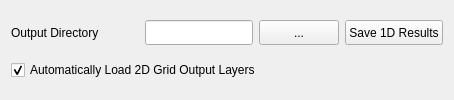
           <widget class="QWidget" name="tabOutputOptions">
            <attribute name="title">
             <string>Output Options</string>
            </attribute>
            <layout class="QVBoxLayout" name="verticalLayout_4">
             <item>
              <layout class="QHBoxLayout" name="horizontalLayout">
               <property name="sizeConstraint">
                <enum>QLayout::SetNoConstraint</enum>
               </property>
               <property name="bottomMargin">
                <number>0</number>
               </property>
               <item>
                <widget class="QLabel" name="label_10">
                 <property name="minimumSize">
                  <size>
                   <width>0</width>
                   <height>25</height>
                  </size>
                 </property>
                 <property name="maximumSize">
                  <size>
                   <width>16777215</width>
                   <height>25</height>
                  </size>
                 </property>
                 <property name="text">
                  <string>Output Directory</string>
                 </property>
                </widget>
               </item>
               <item>
                <spacer name="horizontalSpacer_2">
                 <property name="orientation">
                  <enum>Qt::Horizontal</enum>
                 </property>
                 <property name="sizeHint" stdset="0">
                  <size>
                   <width>40</width>
                   <height>25</height>
                  </size>
                 </property>
                </spacer>
               </item>
               <item>
                <widget class="QLineEdit" name="outputDir">
                 <property name="minimumSize">
                  <size>
                   <width>0</width>
                   <height>25</height>
                  </size>
                 </property>
                 <property name="maximumSize">
                  <size>
                   <width>16777215</width>
                   <height>25</height>
                  </size>
                 </property>
                </widget>
               </item>
               <item>
                <widget class="QPushButton" name="browseBtn">
                 <property name="minimumSize">
                  <size>
                   <width>0</width>
                   <height>25</height>
                  </size>
                 </property>
                 <property name="maximumSize">
                  <size>
                   <width>16777215</width>
                   <height>25</height>
                  </size>
                 </property>
                 <property name="text">
                  <string>...</string>
                 </property>
                </widget>
               </item>
               <item>
                <widget class="QPushButton" name="btn1Dsave">
                 <property name="minimumSize">
                  <size>
                   <width>0</width>
                   <height>25</height>
                  </size>
                 </property>
                 <property name="maximumSize">
                  <size>
                   <width>16777215</width>
                   <height>25</height>
                  </size>
                 </property>
                 <property name="text">
                  <string>Save 1D Results</string>
                 </property>
                </widget>
               </item>
              </layout>
             </item>
             <item>
              <widget class="QCheckBox" name="checkBoxLoadLayers">
               <property name="minimumSize">
                <size>
                 <width>0</width>
                 <height>15</height>
                </size>
               </property>
               <property name="maximumSize">
                <size>
                 <width>16777215</width>
                 <height>20</height>
                </size>
               </property>
               <property name="text">
                <string>Automatically Load 2D Grid Output Layers</string>
               </property>
               <property name="checked">
                <bool>true</bool>
               </property>
              </widget>
             </item>
            </layout>
           </widget>
